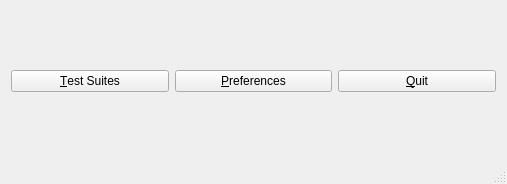
<?xml version="1.0" encoding="UTF-8"?>
<ui version="4.0">
 <class>MainWindow</class>
 <widget class="QMainWindow" name="MainWindow">
  <property name="geometry">
   <rect>
    <x>0</x>
    <y>0</y>
    <width>507</width>
    <height>184</height>
   </rect>
  </property>
  <property name="windowTitle">
   <string>Qt Monkey Test Suites - By Asycom Global Service</string>
  </property>
  <widget class="QWidget" name="centralWidget">
   <layout class="QHBoxLayout" name="horizontalLayout">
    <item>
     <widget class="QPushButton" name="pbTestSuites">
      <property name="text">
       <string>&amp;Test Suites</string>
      </property>
     </widget>
    </item>
    <item>
     <widget class="QPushButton" name="pbPreferences">
      <property name="text">
       <string>&amp;Preferences</string>
      </property>
     </widget>
    </item>
    <item>
     <widget class="QPushButton" name="pbQuit">
      <property name="text">
       <string>&amp;Quit</string>
      </property>
     </widget>
    </item>
   </layout>
  </widget>
  <widget class="QStatusBar" name="statusBar"/>
  <action name="actionTest_Suites">
   <property name="text">
    <string>Test Suites</string>
   </property>
  </action>
  <action name="actionPreferences">
   <property name="text">
    <string>Preferences</string>
   </property>
  </action>
  <action name="actionQuit">
   <property name="text">
    <string>Quit</string>
   </property>
  </action>
 </widget>
 <layoutdefault spacing="6" margin="11"/>
 <resources/>
 <connections/>
</ui>
